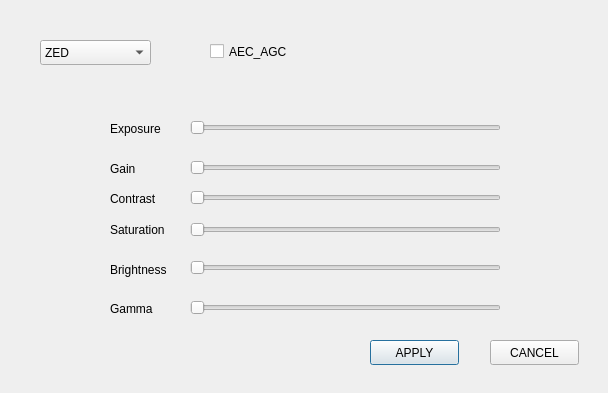
<?xml version="1.0" encoding="UTF-8"?>
<ui version="4.0">
 <class>CamDialog</class>
 <widget class="QDialog" name="CamDialog">
  <property name="geometry">
   <rect>
    <x>0</x>
    <y>0</y>
    <width>608</width>
    <height>393</height>
   </rect>
  </property>
  <property name="windowTitle">
   <string>Dialog</string>
  </property>
  <widget class="QComboBox" name="comboBox">
   <property name="geometry">
    <rect>
     <x>40</x>
     <y>40</y>
     <width>111</width>
     <height>25</height>
    </rect>
   </property>
   <item>
    <property name="text">
     <string>ZED</string>
    </property>
   </item>
   <item>
    <property name="text">
     <string>LONGCAM</string>
    </property>
   </item>
  </widget>
  <widget class="QSlider" name="Exposure">
   <property name="geometry">
    <rect>
     <x>190</x>
     <y>120</y>
     <width>311</width>
     <height>16</height>
    </rect>
   </property>
   <property name="maximum">
    <number>10000</number>
   </property>
   <property name="orientation">
    <enum>Qt::Horizontal</enum>
   </property>
  </widget>
  <widget class="QSlider" name="Gain">
   <property name="geometry">
    <rect>
     <x>190</x>
     <y>160</y>
     <width>311</width>
     <height>16</height>
    </rect>
   </property>
   <property name="maximum">
    <number>5000</number>
   </property>
   <property name="orientation">
    <enum>Qt::Horizontal</enum>
   </property>
  </widget>
  <widget class="QSlider" name="Contrast">
   <property name="geometry">
    <rect>
     <x>190</x>
     <y>190</y>
     <width>311</width>
     <height>16</height>
    </rect>
   </property>
   <property name="maximum">
    <number>50</number>
   </property>
   <property name="orientation">
    <enum>Qt::Horizontal</enum>
   </property>
  </widget>
  <widget class="QLabel" name="label">
   <property name="geometry">
    <rect>
     <x>110</x>
     <y>120</y>
     <width>67</width>
     <height>17</height>
    </rect>
   </property>
   <property name="text">
    <string>Exposure</string>
   </property>
  </widget>
  <widget class="QLabel" name="label_2">
   <property name="geometry">
    <rect>
     <x>110</x>
     <y>160</y>
     <width>67</width>
     <height>17</height>
    </rect>
   </property>
   <property name="text">
    <string>Gain</string>
   </property>
  </widget>
  <widget class="QLabel" name="label_3">
   <property name="geometry">
    <rect>
     <x>110</x>
     <y>190</y>
     <width>67</width>
     <height>17</height>
    </rect>
   </property>
   <property name="text">
    <string>Contrast</string>
   </property>
  </widget>
  <widget class="QSlider" name="Saturation">
   <property name="geometry">
    <rect>
     <x>190</x>
     <y>220</y>
     <width>311</width>
     <height>20</height>
    </rect>
   </property>
   <property name="maximum">
    <number>100</number>
   </property>
   <property name="orientation">
    <enum>Qt::Horizontal</enum>
   </property>
  </widget>
  <widget class="QLabel" name="label_4">
   <property name="geometry">
    <rect>
     <x>110</x>
     <y>220</y>
     <width>71</width>
     <height>20</height>
    </rect>
   </property>
   <property name="text">
    <string>Saturation</string>
   </property>
  </widget>
  <widget class="QSlider" name="Brightness">
   <property name="geometry">
    <rect>
     <x>190</x>
     <y>260</y>
     <width>311</width>
     <height>16</height>
    </rect>
   </property>
   <property name="maximum">
    <number>100</number>
   </property>
   <property name="orientation">
    <enum>Qt::Horizontal</enum>
   </property>
  </widget>
  <widget class="QLabel" name="label_5">
   <property name="geometry">
    <rect>
     <x>110</x>
     <y>260</y>
     <width>81</width>
     <height>20</height>
    </rect>
   </property>
   <property name="text">
    <string>Brightness</string>
   </property>
  </widget>
  <widget class="QCheckBox" name="AEC_AGC">
   <property name="geometry">
    <rect>
     <x>210</x>
     <y>40</y>
     <width>92</width>
     <height>23</height>
    </rect>
   </property>
   <property name="text">
    <string>AEC_AGC</string>
   </property>
  </widget>
  <widget class="QLabel" name="label_6">
   <property name="geometry">
    <rect>
     <x>110</x>
     <y>300</y>
     <width>67</width>
     <height>17</height>
    </rect>
   </property>
   <property name="text">
    <string>Gamma</string>
   </property>
  </widget>
  <widget class="QSlider" name="Gamma">
   <property name="geometry">
    <rect>
     <x>190</x>
     <y>300</y>
     <width>311</width>
     <height>16</height>
    </rect>
   </property>
   <property name="minimum">
    <number>1</number>
   </property>
   <property name="maximum">
    <number>100</number>
   </property>
   <property name="orientation">
    <enum>Qt::Horizontal</enum>
   </property>
  </widget>
  <widget class="QPushButton" name="APPLY">
   <property name="geometry">
    <rect>
     <x>370</x>
     <y>340</y>
     <width>89</width>
     <height>25</height>
    </rect>
   </property>
   <property name="text">
    <string>APPLY</string>
   </property>
  </widget>
  <widget class="QPushButton" name="CANCEL">
   <property name="geometry">
    <rect>
     <x>490</x>
     <y>340</y>
     <width>89</width>
     <height>25</height>
    </rect>
   </property>
   <property name="text">
    <string>CANCEL</string>
   </property>
  </widget>
 </widget>
 <resources/>
 <connections/>
</ui>
